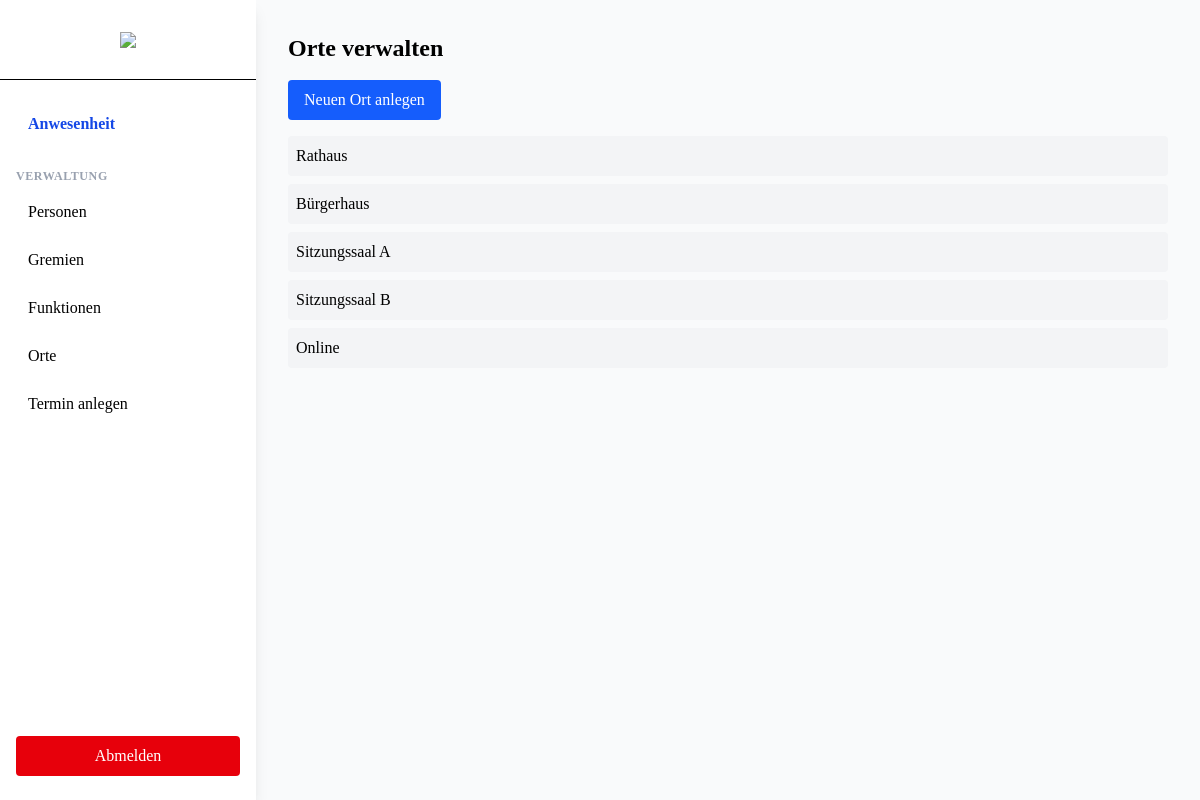
/orte/ (signed in), run on the app's committed database.
### anwesenheit/models.py (models this page shows, shortened)
class Ort(models.Model):
	name = models.CharField(max_length=200)

### anwesenheit/views.py (the view)
# urls.py: path('orte/', views.ort_list, name='ort_list'),
def ort_list(request):
    orte = Ort.objects.all()
    return render(request, 'anwesenheit/ort_list.html', {'orte': orte})

### anwesenheit/templates/anwesenheit/ort_list.html
{% extends 'theme/base.html' %}
{% block content %}
<h1 class="text-2xl font-bold mb-4">Orte verwalten</h1>
<a href="{% url 'ort_add' %}" class="inline-block mb-4 px-4 py-2 bg-blue-600 text-white rounded hover:bg-blue-700">Neuen Ort anlegen</a>
<ul class="space-y-2">
  {% for ort in orte %}
    <li class="p-2 bg-gray-100 rounded">{{ ort.name }}</li>
  {% empty %}
    <li class="text-gray-500">Keine Orte vorhanden.</li>
  {% endfor %}
</ul>
{% endblock %}

### data on the page
Ort: name "Rathaus"
Ort: name "Bürgerhaus"
Ort: name "Sitzungssaal A"
Ort: name "Sitzungssaal B"
Ort: name "Online"
